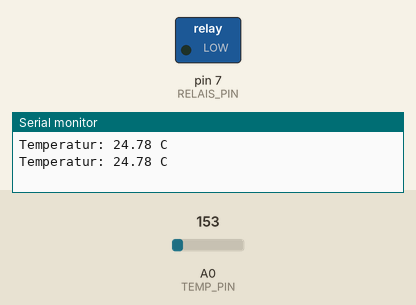
The sketch below on a simulated Arduino Uno, built with avr-gcc and run on an emulated ATmega328P. On the bench: switched loads named in the sketch (green lamp = pin HIGH), the last lines printed to the serial monitor. Inputs (shaded band) come from the test bench; at power-on: A0 (TEMP_PIN) = 153.

Above: at 1.8 s.
1.9 s: A0 (TEMP_PIN) set to 163
At 2.4 s:
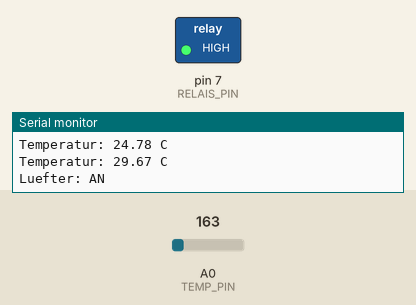
3.5 s: A0 (TEMP_PIN) set to 133
At 5.2 s:
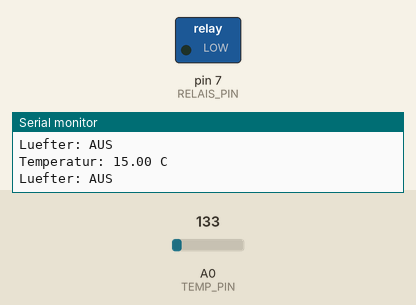
6.5 s: A0 (TEMP_PIN) set to 165
At 7.6 s:
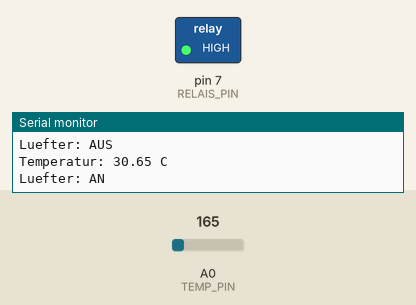
8.5 s: A0 (TEMP_PIN) set to 114
At 10.3 s:
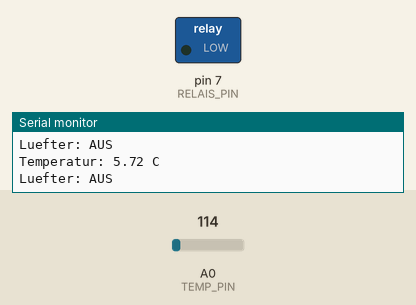
Timing chart, 0 to 11.5 s (numbered marks = the images above; inputs shaded):
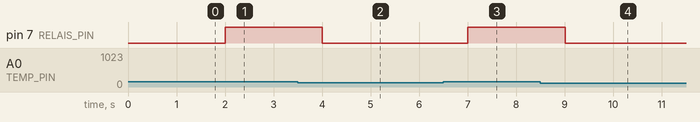

The sketch:

luefter_temperatur.ino
```cpp
/*
 * Projekt 13: Lüftersteuerung mit Temperaturfühler
 * Relais schaltet bei Überschreiten einer Temperaturgrenze ein.
 *
 * Schaltung:
 * - TMP36 an A0 (VCC-Signal-GND)
 * - Relais-Modul an Pin 7
 */

const int RELAIS_PIN = 7;
const int TEMP_PIN = A0;
const float SCHWELLE_EIN = 25.0;   // Grad Celsius
const float SCHWELLE_AUS = 23.0;   // Hysterese

void setup() {
  pinMode(RELAIS_PIN, OUTPUT);
  digitalWrite(RELAIS_PIN, LOW);
  Serial.begin(9600);
}

void loop() {
  float temperatur = leseTemperatur();

  Serial.print("Temperatur: ");
  Serial.print(temperatur);
  Serial.println(" C");

  if (temperatur >= SCHWELLE_EIN) {
    digitalWrite(RELAIS_PIN, HIGH);  // Lüfter an
    Serial.println("Luefter: AN");
  } else if (temperatur <= SCHWELLE_AUS) {
    digitalWrite(RELAIS_PIN, LOW);   // Lüfter aus
    Serial.println("Luefter: AUS");
  }

  delay(1000);
}

float leseTemperatur() {
  int sensorWert = analogRead(TEMP_PIN);
  float spannung = sensorWert * (5.0 / 1023.0);
  float temperatur = (spannung - 0.5) * 100.0;  // TMP36 Formel
  return temperatur;
}
```

Measured:
- the behaviour switches between 153 and 154 on A0 (TEMP_PIN) (found by bisection; images 0 and 1)
- after the input at 1.9 s, pin 7 (RELAIS_PIN): LOW → HIGH after 0.10 s
- after the input at 3.5 s, pin 7 (RELAIS_PIN): HIGH → LOW after 0.50 s
- after the input at 6.5 s, pin 7 (RELAIS_PIN): LOW → HIGH after 0.51 s
- after the input at 8.5 s, pin 7 (RELAIS_PIN): HIGH → LOW after 0.51 s
